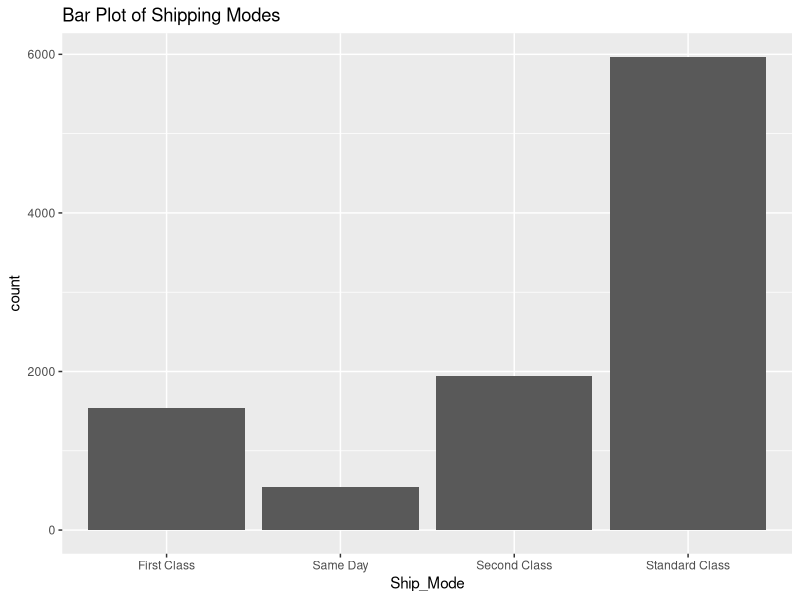
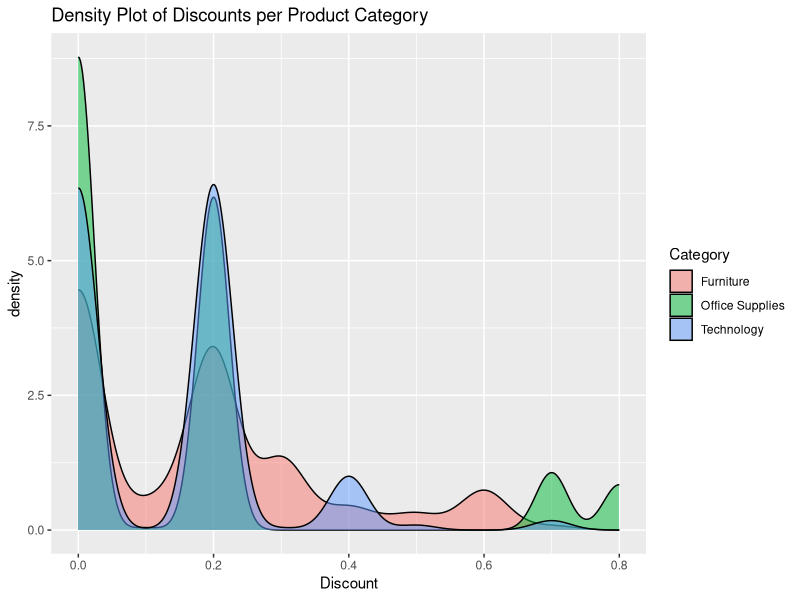
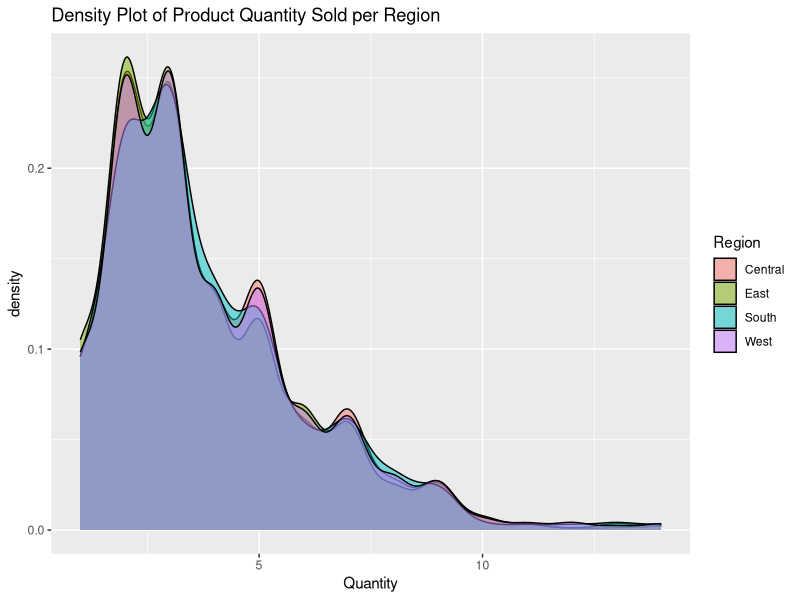
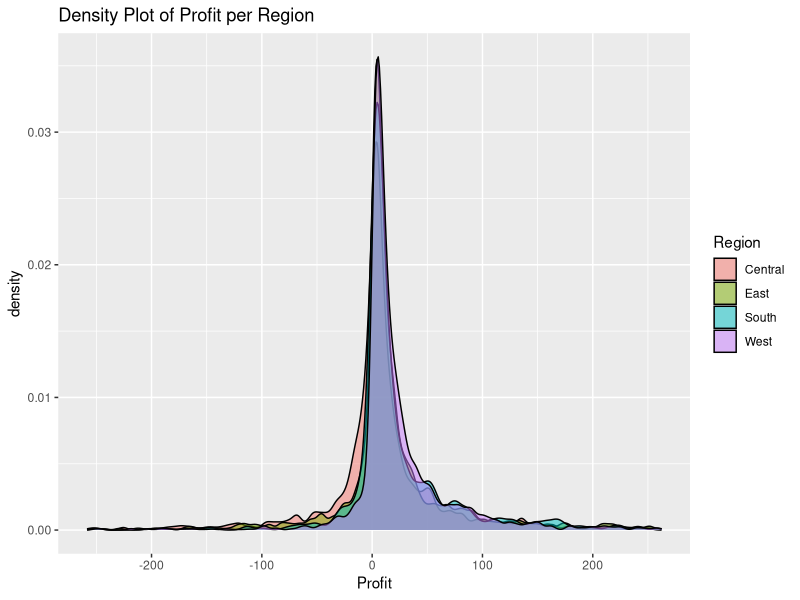
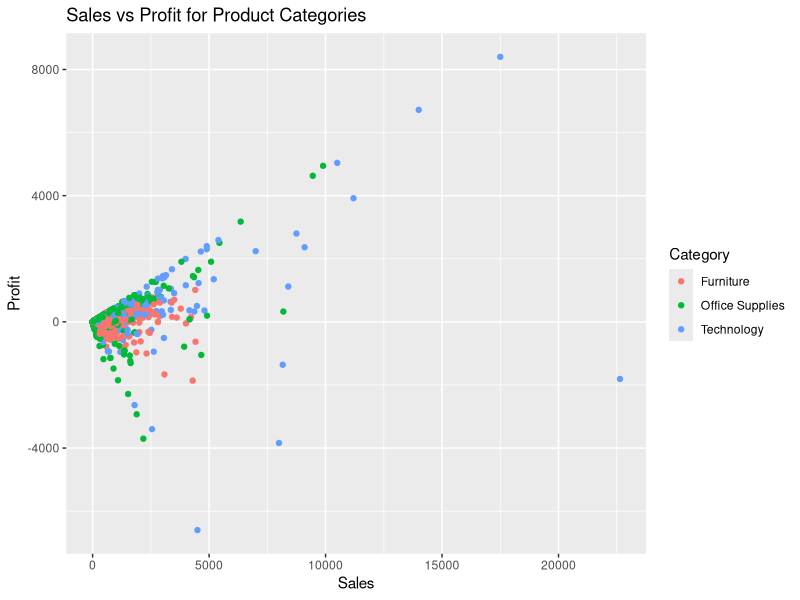
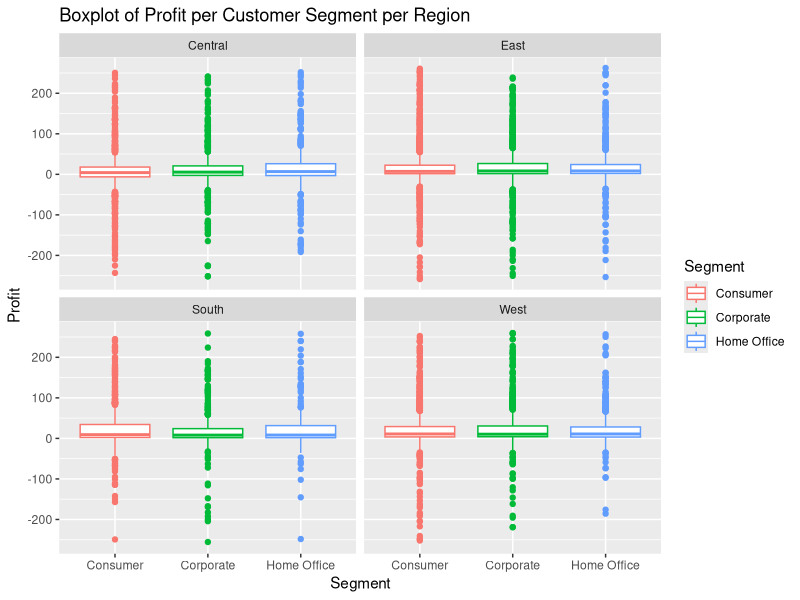
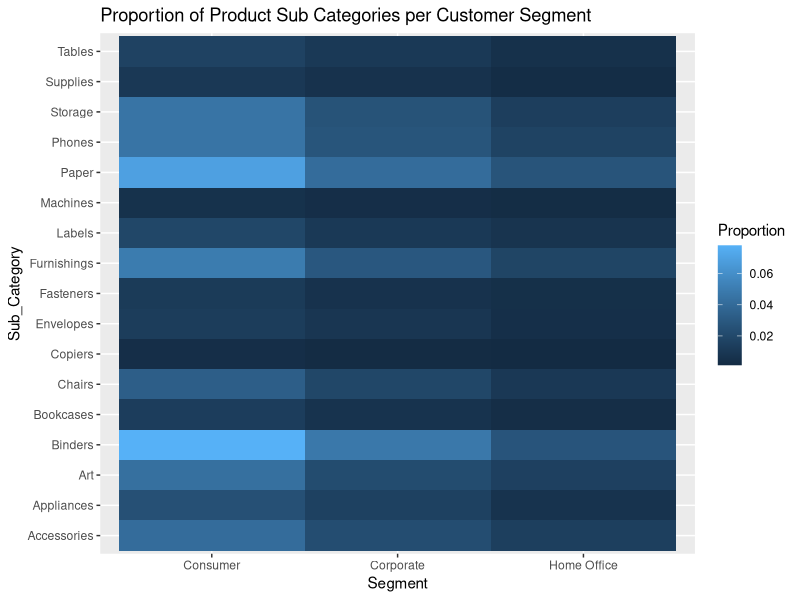

Write the R code that produced these figures, in order.
## ---- chunk 1
# Load libraries
library(tidyverse)
library(readxl)
## ---- chunk 2
# Load excel file with column names and types
superstore <- read_excel("US Superstore data.xls", sheet = 1,
                         col_names = c("Row_ID", "Order_ID", "Order_Date",
                                       "Ship_Date", "Ship_Mode", "Customer_ID",
                                       "Customer_Name", "Segment", "Country",
                                       "City", "State", "Postal_Code",
                                       "Region", "Product_ID", "Category",
                                       "Sub_Category", "Product_Name", "Sales",
                                       "Quantity", "Discount", "Profit"),
                         col_types = c("numeric", "text", "date", "date",
                                       "text", "text", "text", "text", "text",
                                       "text", "text", "text", "text", "text",
                                       "text", "text", "text", "numeric",
                                       "numeric", "numeric", "numeric"),
                         skip = 1
)
superstore
## ---- chunk 3
# Add up the number of missing values per column.
colSums(is.na(superstore))
## ---- chunk 4
# One-Way Contingency Table for Row ID
superstore |>
  group_by(Row_ID) |>
  summarize(count = n())
## ---- chunk 5
# One-Way Contingency Table  for Order ID
superstore |>
  group_by(Order_ID) |>
  summarize(count = n())
## ---- chunk 6
# One-Way Contingency Table for Order Date
superstore |>
  group_by(Order_Date) |>
  summarize(count = n())
## ---- chunk 7
# One-Way Contingency Table for Ship Date
superstore |>
  group_by(Ship_Date) |>
  summarize(count = n())
## ---- chunk 8
# One-Way Contingency Table for Ship Mode
superstore |>
  group_by(Ship_Mode) |>
  summarize(count = n())
## ---- chunk 9
# One-Way Contingency Table for Customer Name
# The One-Way Contingency Table for Customer ID would look similar
superstore |>
  group_by(Customer_Name) |>
  summarize(count = n())
## ---- chunk 10
# One-Way Contingency Table for Segment
superstore |>
  group_by(Segment) |>
  summarize(count = n())
## ---- chunk 11
# One-Way Contingency Table for Country
superstore |>
  group_by(Country) |>
  summarize(count = n())
## ---- chunk 12
# One-Way Contingency Table for City
superstore |>
  group_by(City) |>
  summarize(count = n())
## ---- chunk 13
# One-Way Contingency Table for State
superstore |>
  group_by(State) |>
  summarize(count = n())
## ---- chunk 14
# One-Way Contingency Table for Postal Code
superstore |>
  group_by(Postal_Code) |>
  summarize(count = n())
## ---- chunk 15
# One-Way Contingency Table for Region
superstore |>
  group_by(Region) |>
  summarize(count = n())
## ---- chunk 16
# One-Way Contingency Table for Product Name
# The One-Way Contingency Table for Product ID would look similar
superstore |>
  group_by(Product_Name) |>
  summarize(count = n())
## ---- chunk 17
# One-Way Contingency Table for Category
superstore |>
  group_by(Category) |>
  summarize(count = n())
## ---- chunk 18
# One-Way Contingency Table for Sub Category
superstore |>
  group_by(Sub_Category) |>
  summarize(count = n())
## ---- chunk 19
# Two-Way Contingency Table
superstore |>
  group_by(Category, Sub_Category) |>
  summarize(count = n(), .groups = "drop") |>
  pivot_wider(names_from = Category, values_from = count)
## ---- chunk 20
# Two-Way Contingency Table
superstore |>
  group_by(Region, State) |>
  summarize(count = n(), .groups = "drop") |>
  pivot_wider(names_from = Region, values_from = count)
## ---- chunk 21
# Two-Way Contingency Table
superstore |>
  group_by(Ship_Mode, Segment) |>
  summarize(count = n(), .groups = "drop") |>
  pivot_wider(names_from = Ship_Mode, values_from = count)
## ---- chunk 22
# Two-Way Contingency Table
superstore |>
  group_by(Ship_Mode, Region) |>
  summarize(count = n(), .groups = "drop") |>
  pivot_wider(names_from = Ship_Mode, values_from = count)
## ---- chunk 23
# Two-Way Contingency Table
superstore |>
  group_by(Ship_Mode, Category) |>
  summarize(count = n(), .groups = "drop") |>
  pivot_wider(names_from = Ship_Mode, values_from = count)
## ---- chunk 24
# Two-Way Contingency Table
superstore |>
  group_by(Region, Segment) |>
  summarize(count = n(), .groups = "drop") |>
  pivot_wider(names_from = Region, values_from = count) 
## ---- chunk 25
# Two-Way Contingency Table
superstore |>
  group_by(Region, Category) |>
  summarize(count = n(), .groups = "drop") |>
  pivot_wider(names_from = Region, values_from = count) 
## ---- chunk 26
# Two-Way Contingency Table
superstore |>
  group_by(Category, Segment) |>
  summarize(count = n(), .groups = "drop") |>
  pivot_wider(names_from = Category, values_from = count) 
## ---- chunk 27
# Summary Statistics for Sales
sales_summary <- round(summary(superstore$Sales), 3)

c(sales_summary, "Std." = round(sd(superstore$Sales), 3))
## ---- chunk 28
# Summary Statistics for Quantity
quantity_summary <- round(summary(superstore$Quantity), 3)

c(quantity_summary, "Std." = round(sd(superstore$Quantity), 3))
## ---- chunk 29
# Summary Statistics for Discount
discount_summary <- round(summary(superstore$Discount), 3)

c(discount_summary, "Std." = round(sd(superstore$Discount), 3))
## ---- chunk 30
# Summary Statistics for Profit
profit_summary <- round(summary(superstore$Profit), 3)

c(profit_summary, "Std." = round(sd(superstore$Profit), 3))
## ---- chunk 31
# Numerical Summary Statistics 
superstore |>
  group_by(Region) |>
  summarize(mean_Sales = mean(Sales), 
            med_Sales = median(Sales),
            sd_Sales = sd(Sales),
            IQR_Sales = IQR(Sales))
## ---- chunk 32
# Numerical Summary Statistics 
superstore |>
  group_by(Category) |>
  summarize(mean_Profit = mean(Profit), 
            med_Profit = median(Profit),
            sd_Profit = sd(Profit),
            IQR_Profit = IQR(Profit))
## ---- chunk 33
# Numerical Summary Statistics 
superstore |>
  group_by(Ship_Mode) |>
  summarize(mean_Quantity = mean(Quantity), 
            med_Quantity = median(Quantity),
            sd_Quantity = sd(Quantity),
            IQR_Quantity = IQR(Quantity))
## ---- chunk 34
# Numerical Summary Statistics 
superstore |>
  group_by(Segment) |>
  summarize(mean_Discount = mean(Discount), 
            med_Discount = median(Discount),
            sd_Discount = sd(Discount),
            IQR_Discount = IQR(Discount))
## ---- chunk 35
# Basic Bar Plot for categorical data
ggplot(superstore, aes(Ship_Mode)) +
  geom_bar() +
  labs(title = "Bar Plot of Shipping Modes")
## ---- chunk 36
# Density plot for numerical data across categories
ggplot(superstore, aes(Discount)) + 
  geom_density(alpha = 0.5, aes(fill = Category)) +
  labs(title = "Density Plot of Discounts per Product Category")
## ---- chunk 37
ggplot(superstore, aes(Quantity)) + 
  geom_density(alpha = 0.5, aes(fill = Region)) +
  labs(title = "Density Plot of Product Quantity Sold per Region")
## ---- chunk 38
# Filter to only show profit within one standard deviation
ggplot(superstore |> filter(abs(Profit) <= mean(Profit) + (sd(Profit))), 
       aes(Profit)) + 
  geom_density(alpha = 0.5, aes(fill = Region)) +
  labs(title = "Density Plot of Profit per Region")
## ---- chunk 39
# Scatter plot of two numerical variables for categorical variable
ggplot(superstore, aes(Sales, Profit, color = Category)) +
  geom_point() +
  labs(title = "Sales vs Profit for Product Categories")
## ---- chunk 40
# Box Plot of Numerical variable per categorical faceted by categorical
# Filter to only show profit within one standard deviation
ggplot(superstore |> filter(abs(Profit) <= mean(Profit) + (sd(Profit))), 
       aes(Segment, Profit, color = Segment)) +
  geom_boxplot() +
  facet_wrap(~ Region) +
  labs(title = "Boxplot of Profit per Customer Segment per Region")
## ---- chunk 41
# Find the proportion of each group
store_heat <- superstore |>
  group_by(Sub_Category, Segment) |>
  summarize(Count = n(), .groups = "drop") |>
  mutate(Proportion = Count / sum(Count))

# Create a heatmap using the proportion of each categorical group
ggplot(store_heat, aes(Segment, Sub_Category, fill = Proportion)) +
         geom_tile() +
  labs(title = "Proportion of Product Sub Categories per Customer Segment")
